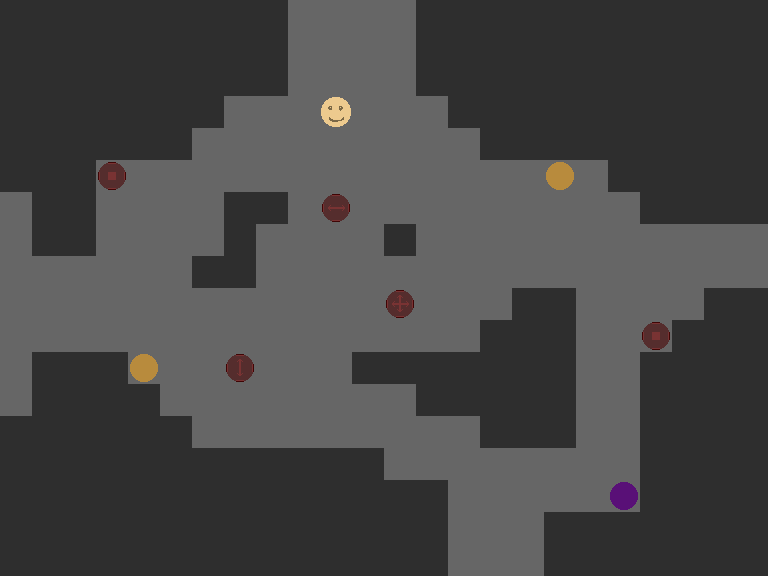

A 2D game scene composited from a Tiled map and its tileset images. What follows is a short description and the map's XML, with each tile layer's data collapsed to a summary:
An orthogonal 24x18 tile map with 32x32 px tiles, 2 tile layers (bg, fg).

<map version="1.0" orientation="orthogonal" renderorder="left-down" width="24" height="18" tilewidth="32" tileheight="32" nextobjectid="1">
 <tileset firstgid="1" source="tilset.tsx" />
 <layer name="bg" width="24" height="18">
  <data>[432 cells, 432 non-empty, 2 distinct tile ids]</data>
 </layer>
 <layer name="fg" width="24" height="18">
  <data>[432 cells, 9 non-empty, 7 distinct tile ids]</data>
 </layer>
</map>
